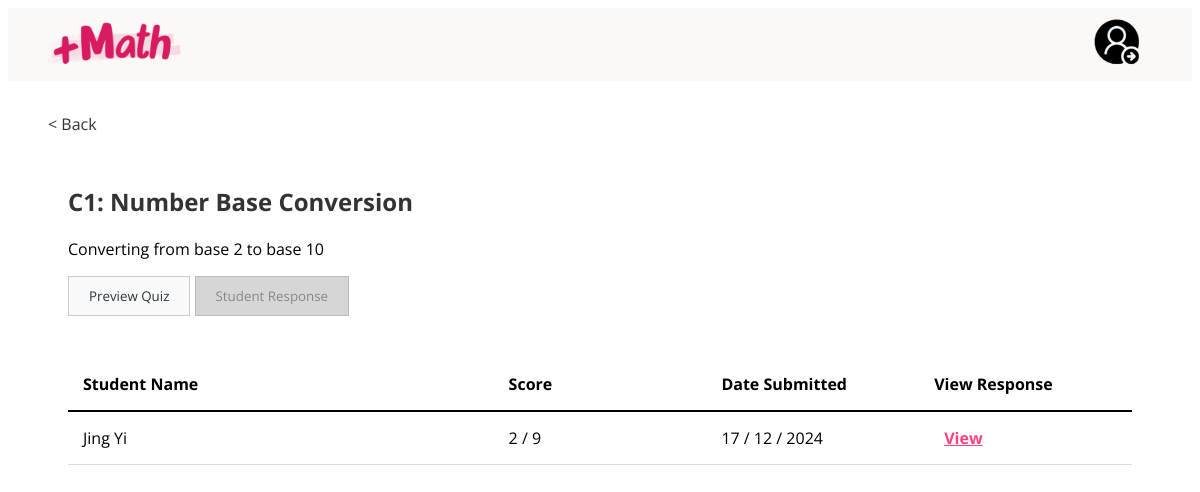
/teaViewStudentResponse.php?quiz_id=1 (signed in), run on the app's committed database.
### tables this page shows
CREATE TABLE IF NOT EXISTS `quiz` (
  `quiz_id` int NOT NULL AUTO_INCREMENT,
  `quiz_name` varchar(100) NOT NULL,
  `quiz_description` varchar(10000) NOT NULL,
  `creation_time` datetime NOT NULL,
  `teacher_id` int NOT NULL,
  PRIMARY KEY (`quiz_id`),
  KEY `FK_quiz_teacher_id` (`teacher_id`)
);

CREATE TABLE IF NOT EXISTS `student_take_quiz` (
  `stu_quiz_id` int NOT NULL AUTO_INCREMENT,
  `score` float NOT NULL,
  `submitted_date` date NOT NULL,
  `submitted_status` varchar(20) NOT NULL,
  `student_id` int NOT NULL,
  `class_quiz_id` int NOT NULL,
  PRIMARY KEY (`stu_quiz_id`),
  KEY `FK_studenttakequiz_class_quiz_id` (`class_quiz_id`),
  KEY `FK_studenttakequiz_student_id` (`student_id`)
);

CREATE TABLE IF NOT EXISTS `student` (
  `student_id` int NOT NULL AUTO_INCREMENT,
  `student_name` varchar(100) NOT NULL,
  `student_password` varchar(100) NOT NULL,
  `student_email` varchar(100) NOT NULL,
  `class_id` int DEFAULT NULL,
  PRIMARY KEY (`student_id`),
  KEY `FK_student_class_id` (`class_id`)
);

### teaViewStudentResponse.php (the view, shortened to what this page needs)
<?php
$servername = "localhost";
$username = "root";
$password = "";
$database = "rwdd_assignment";
$conn = new mysqli($servername, $username, $password, $database);
if (isset($_GET['quiz_id'])) {
    $quiz_id = intval($_GET['quiz_id']);
    $quizQuery = "SELECT quiz_id, quiz_name, quiz_description FROM quiz WHERE quiz_id = ?";
    $stmt = $conn->prepare($quizQuery);
    $stmt->bind_param("i", $quiz_id);
    $stmt->execute();
    $quizResult = $stmt->get_result();
    if ($quizResult->num_rows > 0) {
        $quiz = $quizResult->fetch_assoc();
    } else {
        echo "Quiz not found.";
        exit();
    }
} else {
    echo "Invalid request. No quiz ID provided.";
    exit();
}
?>
<?php
$current_page = basename($_SERVER['PHP_SELF']);
$is_student_response_page = ($current_page == "teaViewStudentResponse.php");
?>
<!DOCTYPE html>
<html lang="en">
<head>
    </head>
    <body>
    <div style="position:sticky; z-index:1; top:0; height: 73px;background-color:#FBF8F5;">
        <div style="float:left; padding:10px 10px 10px 30px;cursor:pointer;">
            <img src="logo.png" style="width:150px;" onclick="window.location.href='TeaMainPage.php'">
        </div>
        <div style="float:right; padding-right:40px;">
            <div class="dropdown">
                <button class="dropbtn" id="dropbtn" type="button" onclick="profileDropDown()">
                    <img src="stuprofilebtn.png" style="width:50px;">
                </button>
            </div>
        </div>
    </div>
    <br>
    <button class="back" type="button" onclick="window.location.href='teaViewCreatedQuiz.php'">< Back</button>
    <div class="content">
        <h2><?php echo htmlspecialchars($quiz['quiz_name']); ?></h2>
        <p><?php echo htmlspecialchars($quiz['quiz_description']); ?></p>
    <?php
    $current_page = basename($_SERVER['PHP_SELF']);
    $is_previewing = ($current_page == "teaPreviewQuiz.php");
    ?>
    <button
        class="preview-btn <?php echo $is_previewing ? 'active' : ''; ?>"
        onclick="window.location.href='teaPreviewQuiz.php?page_before_preQuiz=teaViewCreatedQuiz.php&quiz_id=<?php echo $quiz_id; ?>'">Preview Quiz</button>
    <button class="student-response-btn <?php echo $is_student_response_page ? 'active' : ''; ?>"
    <?php echo $is_student_response_page ? 'disabled' : "onclick=\"window.location.href='teaViewStudentResponse.php?quiz_id=$quiz_id'\""; ?>>
    Student Response</button>
    <br><br>
    <table border="0" cellpadding="10" cellspacing="0" style="width:100%; text-align: left; border-collapse: collapse;">
        <thead>
            <tr>
                <th>Student Name</th>
                <th>Score</th>
                <th class="tableColumn3">Date Submitted</th>
                <th>View Response</th>
            </tr>
        </thead>
        <tbody>
            <?php
            $studentResponsesQuery = " SELECT s.student_id, s.student_name, stq.score, stq.submitted_date, stq.student_id, stq.stu_quiz_id FROM student_take_quiz stq
                                        INNER JOIN student s ON stq.student_id = s.student_id
                                        INNER JOIN class_quiz cq on stq.class_quiz_id = cq.class_quiz_id
                                        WHERE cq.quiz_id = ?";
            $stmt = $conn->prepare($studentResponsesQuery);
            $stmt->bind_param("i", $quiz_id);
            $stmt->execute();
            $studentResponsesResult = $stmt->get_result();
            $quizScoresql = mysqli_query($conn,"SELECT SUM(question_score) AS totalscore FROM question
                        inner join quiz q on question.quiz_id = q.quiz_id
                        WHERE q.quiz_id ='$quiz_id'");
            $quizScore = mysqli_fetch_array($quizScoresql);
            while ($row = $studentResponsesResult->fetch_assoc()) :
            ?>
            <tr>
                <td class="tableColumn1"><?php echo htmlspecialchars($row['student_name']); ?></td>
                <td class="tableColumn2"><?php echo htmlspecialchars($row['score']); ?> / <?php echo $quizScore['totalscore'];?></td>
                <td class="tableColumn3">
                    <?php
                    $formattedDate = date("j / n / Y", strtotime($row['submitted_date']));
                    echo $formattedDate;
                    ?>
                </td>
                <td class="tableColumn4"><a class="view-button" href="teaViewSpecStuResponse.php?stu_quiz_id=<?php echo $row['stu_quiz_id']; ?>&quiz_id=<?php echo $quiz_id; ?>&student_id=<?php echo $row['student_id']; ?>">View</a></td>
            </tr>
            <?php endwhile; ?>
        </tbody>
    </table>
</div>
</body>
</html>

### teaViewStudentResponse.php (style rules this page uses)
* { font-family: "Open Sans", sans-serif; }
.content { padding: 20px 60px; }
.content h2 { color: #333; }
button { background-color: #f8f9fa; color: #333; border: 1px solid #ccc; padding: 10px 20px; cursor: pointer; }
.back { font-size: 16px; background-color:inherit; border-style:none; padding-left:40px; }
.student-response-btn { background-color: #f8f9fa; color: #333; border: 1px solid #ccc; padding: 10px 20px; cursor: pointer; }
.student-response-btn.active { background-color: #d6d6d6; color: #888; cursor: not-allowed; }
.student-response-btn:disabled { background-color: #d6d6d6; color: #888; border: 1px solid #bbb; cursor: not-allowed; }
table { width: 100%; border-collapse: collapse; margin-top: 20px; font-family: 'Open Sans', sans-serif; font-size: 16px; }
th, td { padding: 15px; text-align: left; border-bottom: 1px solid #ddd; }
th { font-weight:bold; }
thead tr { border-bottom: 2px solid black; }
tbody tr { transition: background-color 0.3s ease; }
a.view-button { color: #FF4081; font-weight: bold; padding: 5px 10px; transition: background-color 0.3s ease, color 0.3s ease; }
.dropbtn { border-style:none; background-color:transparent; padding: 10px; cursor: pointer; }
.dropdown { position: relative; display: inline-block; }
@media only screen and (min-width:768px) { .tableColumn1 { width: 40%; } }
@media only screen and (min-width:768px) { .tableColumn2 { width: 20%; } }
@media only screen and (min-width:768px) { .tableColumn3 { display:20; } }
@media only screen and (min-width:768px) { .tableColumn4 { width: 20%; } }

### data on the page
quiz: quiz_name "C1: Number Base Conversion", quiz_description "Converting from base 2 to base 10"
student_take_quiz: student.student_name "Jing Yi", score "2", totalscore "9", submitted_date "17 / 12 / 2024"
